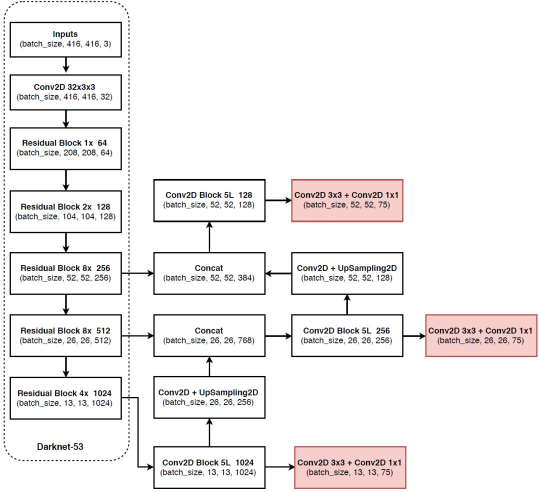
#> input picture darknet53.jpg, 1080 x 983 px (shown at 1/2 size); its folder holds only this picture in this run
$ python -i yolo_cv.py   (imports and definitions only)
#> lines starting #> are read from the running program, lines starting #| are printed output that depends on the picture
#> further down, picture is the input picture: PIL image 1080x983 RGB; mean R, G, B 242, 239.7, 239.6
#!/usr/bin/env python
import cv2
import numpy as np
import math
import matplotlib

import PIL
# [1 line not run here, left out]
import matplotlib.pyplot

_color = [
    # BGR?
    (255, 255, 0),
    (255, 0, 255),
    (0, 255, 255),
    (0, 0, 255),
    (0, 255, 0),
    (255, 0, 0),
    (255, 255, 255),
    (0, 0, 0)]


class RadarProb():
    # [71 lines left out: functions __init__, plot3d, plot, cls2ang, not called in this run]


class PILImageEnhance():
    def __init__(self, M=0, N=0, R=0, G=1, noise_var=50):
        self.M = M
        self.N = N
        self.R = R
        self.G = G
        self.noise_var = noise_var

    def __call__(self, img, **kwargs):
        if self.M > 0 or self.N > 0 or \
            ('M' in kwargs and kwargs['M'] != 0) or \
                ('N' in kwargs and kwargs['N'] != 0):
            img = self.random_shearing(img, **kwargs)
        r = 0
        if self.R != 0 or ('R' in kwargs and kwargs['R'] != 0):
            img, r = self.random_rotate(img, **kwargs)
        if self.G != 0 or ('G' in kwargs and kwargs['G'] != 0):
            img = self.random_blur(img, **kwargs)
        if self.noise_var != 0 or \
           'self.noise_var' in kwargs and kwargs['self.noise_var'] != 0:
            img = self.random_noise(img, **kwargs)
        return img, r

    # [16 lines left out: function random_shearing, not called in this run]

    def random_noise(self, img, **kwargs):
        noise_var = kwargs['noise_var'] if 'noise_var' in kwargs else self.noise_var
        np_img = np.array(img)
        noise = np.random.normal(0., noise_var, np_img.shape)
        np_img = np_img + noise
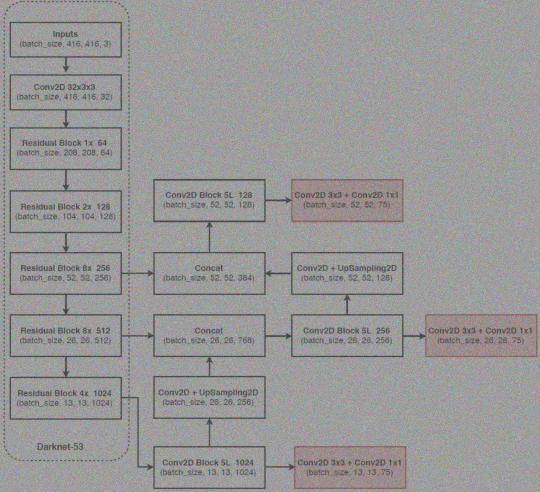
#> np_img: shape (983, 1080, 3) float64 (shown at 1/2 size); mean R, G, B 242.1, 239.7, 239.6; drawn with min black and max white
        np_img = np.clip(np_img, 0, 255)
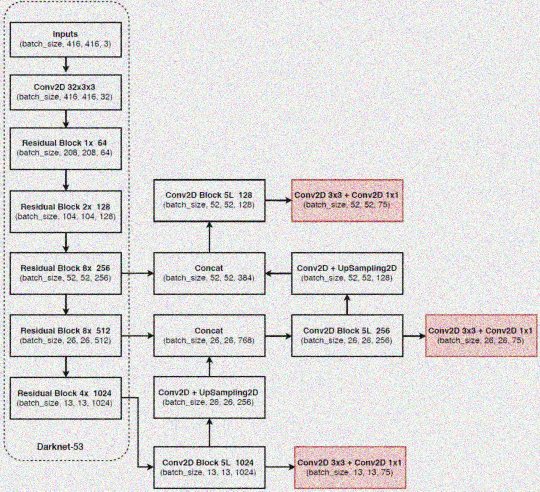
#> np_img: shape (983, 1080, 3) float64 (shown at 1/2 size); mean R, G, B 224.5, 222.6, 222.6
        img = PIL.Image.fromarray(np.uint8(np_img))
        return img

    # [7 lines left out: function random_rotate, not called in this run]

    def random_blur(self, img,  **kwargs):
        G = kwargs['G'] if 'G' in kwargs else self.G
        img = img.filter(PIL.ImageFilter.GaussianBlur(radius=np.random.rand()*G))
        return img


# [72 lines left out: functions add_video_parser, init_matplotlib_figure, matplotlib_show_img, white_balance, nd_white_balance, not called in this run]


def _numpy_softmax(x):

    return np.exp(x)/np.sum(np.exp(x), axis=0)


# [107 lines left out: functions cv2_add_bbox, cv2_add_bbox_text, cv2_flip_and_clip_frame, jetson_onboard_camera, not called in this run]

>>> from PIL import Image
>>> picture = Image.open('../darknet53.jpg')
>>> result = PILImageEnhance()(picture)
